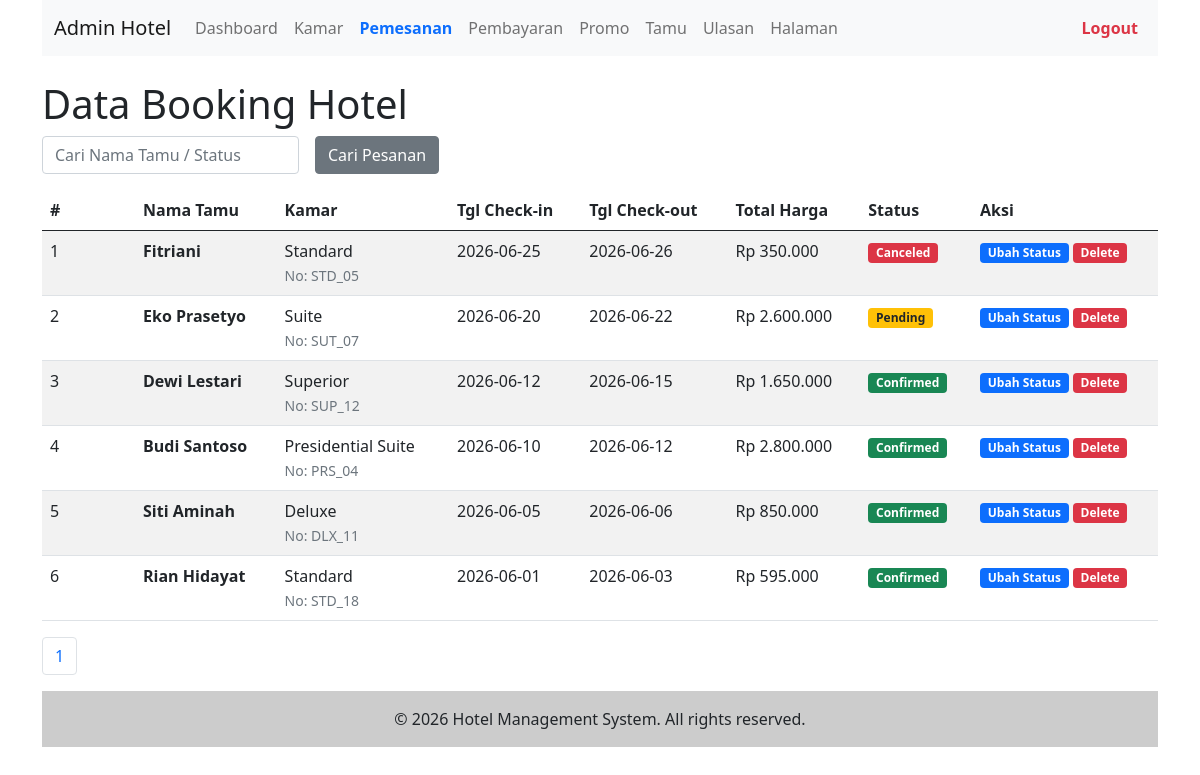
The page /admin/booking.php (signed in) on the database its author committed.
### tables this page shows
CREATE TABLE booking (
    id_booking INT AUTO_INCREMENT PRIMARY KEY,
    id_user INT NOT NULL,
    id_kamar INT NOT NULL,
    id_promo INT NULL,
    checkin DATE NOT NULL,
    checkout DATE NOT NULL,
    total_harga DECIMAL(12,2) NOT NULL,
    status VARCHAR(30) NOT NULL DEFAULT 'Pending',
    FOREIGN KEY (id_user) REFERENCES user(id_user) ON DELETE CASCADE,
    FOREIGN KEY (id_kamar) REFERENCES kamar(id_kamar) ON DELETE RESTRICT,
    FOREIGN KEY (id_promo) REFERENCES promo(id_promo) ON DELETE SET NULL
);

CREATE TABLE user (
    id_user INT AUTO_INCREMENT PRIMARY KEY,
    nama VARCHAR(100) NOT NULL,
    email VARCHAR(100) NOT NULL UNIQUE,
    password VARCHAR(100) NOT NULL,
    token_ganti_password VARCHAR(255) NULL,  
    no_hp VARCHAR(15)
);

CREATE TABLE tipe_kamar (
    id_tipe INT AUTO_INCREMENT PRIMARY KEY,
    nama_tipe VARCHAR(50) NOT NULL,
    harga DECIMAL(12,2) NOT NULL,
    stok INT NOT NULL DEFAULT 0,
    fasilitas TEXT,
    foto VARCHAR(255) NULL  
);

CREATE TABLE kamar (
    id_kamar INT AUTO_INCREMENT PRIMARY KEY,
    id_tipe INT NOT NULL,
    nomor_kamar VARCHAR(10) NOT NULL UNIQUE,
    status_kamar VARCHAR(20) NOT NULL DEFAULT 'Tersedia',
    FOREIGN KEY (id_tipe) REFERENCES tipe_kamar(id_tipe) ON DELETE RESTRICT
);

### admin/booking.php (the view, shortened to what this page needs)
<?php include("inc_header.php") ?>
<?php
$katakunci = (isset($_GET['katakunci'])) ? mysqli_real_escape_string($koneksi, $_GET['katakunci']) : "";
?>
<h1>Data Booking Hotel</h1>
<form class="row g-3" method="get">
    <div class="col-auto">
        <input type="text" class="form-control" placeholder="Cari Nama Tamu / Status" name="katakunci" value="<?php echo $katakunci ?>" />
    </div>
    <div class="col-auto">
        <input type="submit" name="cari" value="Cari Pesanan" class="btn btn-secondary" />
    </div>
</form>
<table class="table table-striped mt-3">
    <thead>
        <tr>
            <th class="col-1">#</th>
            <th>Nama Tamu</th>
            <th>Kamar</th>
            <th>Tgl Check-in</th>
            <th>Tgl Check-out</th>
            <th>Total Harga</th>
            <th>Status</th>
            <th class="col-2">Aksi</th>
        </tr>
    </thead>
    <tbody>
        <?php
        $sqltambahan = "";
        $per_halaman = 10;
        $sql1   = "select booking.*, user.nama, kamar.nomor_kamar, tipe_kamar.nama_tipe
                   from booking
                   left join user on booking.id_user = user.id_user
                   left join kamar on booking.id_kamar = kamar.id_kamar
                   left join tipe_kamar on kamar.id_tipe = tipe_kamar.id_tipe
                   $sqltambahan";
        $page   = isset($_GET['page'])?(int)$_GET['page']:1;
        $mulai  = ($page > 1) ? ($page * $per_halaman) - $per_halaman : 0;
        $q1     = mysqli_query($koneksi,$sql1);
        $total  = mysqli_num_rows($q1);
        $pages  = ceil($total / $per_halaman);
        $nomor  = $mulai + 1;
        $sql1   = $sql1." order by booking.id_booking desc limit $mulai,$per_halaman";
        $q1     = mysqli_query($koneksi, $sql1);
        while ($r1 = mysqli_fetch_array($q1)) {
        ?>
            <tr>
                <td><?php echo $nomor++ ?></td>
                <td><b><?php echo $r1['nama'] ?></b></td>
                <td>
                    <?php echo $r1['nama_tipe'] ?><br>
                    <small class="text-muted">No: <?php echo $r1['nomor_kamar'] ?? 'Belum diset' ?></small>
                </td>
                <td><?php echo $r1['checkin'] ?></td>
                <td><?php echo $r1['checkout'] ?></td>
                <td>Rp <?php echo number_format($r1['total_harga'], 0, ',', '.') ?></td>
                <td>
                    <?php
                    if($r1['status'] == 'Confirmed'){
                        echo '<span class="badge bg-success">Confirmed</span>';
                    } elseif($r1['status'] == 'Pending') {
                        echo '<span class="badge bg-warning text-dark">Pending</span>';
                    } elseif($r1['status'] == 'Canceled') {
                        echo '<span class="badge bg-danger">Canceled</span>';
                    } else {
                        echo '<span class="badge bg-secondary">'.$r1['status'].'</span>';
                    }
                    ?>
                </td>
                <td>
                    <a href="booking_edit.php?id=<?php echo $r1['id_booking']?>" class="text-decoration-none">
                        <span class="badge bg-primary">Ubah Status</span>
                    </a>
                    <a href="booking.php?op=delete&id=<?php echo $r1['id_booking'] ?>" class="text-decoration-none" onclick="return confirm('Hapus data pesanan ini secara permanen?')">
                        <span class="badge bg-danger">Delete</span>
                    </a>
                </td>
            </tr>
        <?php
        }
        ?>
    </tbody>
</table>
<nav aria-label="Page navigation example">
    <ul class="pagination">
        <?php
        $cari = isset($_GET['cari'])? $_GET['cari'] : "";
        for($i=1; $i <= $pages; $i++){
        ?>
            <li class="page-item">
                <a class="page-link" href="booking.php?katakunci=<?php echo $katakunci?>&cari=<?php echo $cari?>&page=<?php echo $i ?>"><?php echo $i ?></a>
            </li>
        <?php
        }
        ?>
    </ul>
</nav>
<?php include("inc_footer.php") ?>

### admin/inc_header.php (shortened to what this page needs)
<?php
$page_name = basename($_SERVER['PHP_SELF']);
?>
<!DOCTYPE html>
<html lang="en">
<head>
    <link href="https://cdn.jsdelivr.net/npm/bootstrap@5.0.2/dist/css/bootstrap.min.css" rel="stylesheet">
    <link href="https://cdn.jsdelivr.net/npm/summernote@0.9.0/dist/summernote.min.css" rel="stylesheet">
</head>
<body class="container">
    <header>
        <nav class="navbar navbar-expand-lg navbar-light bg-light mb-4">
            <div class="container-fluid">
                <a class="navbar-brand" href="index.php">Admin Hotel</a>
                <div class="collapse navbar-collapse" id="navbarNav">
                    <div class="navbar-nav">
                        <a class="nav-link <?php echo ($page_name == 'index.php') ? 'active fw-bold text-primary' : ''; ?>" href="index.php">Dashboard</a>
                        <a class="nav-link <?php echo ($page_name == 'kamar.php' || $page_name == 'kamar_input.php') ? 'active fw-bold text-primary' : ''; ?>" href="kamar.php">Kamar</a>
                        <a class="nav-link <?php echo ($page_name == 'booking.php' || $page_name == 'booking_edit.php') ? 'active fw-bold text-primary' : ''; ?>" href="booking.php">Pemesanan</a>
                        <a class="nav-link <?php echo ($page_name == 'pembayaran.php') ? 'active fw-bold text-primary' : ''; ?>" href="pembayaran.php">Pembayaran</a>
                        <a class="nav-link <?php echo ($page_name == 'promo.php' || $page_name == 'promo_input.php') ? 'active fw-bold text-primary' : ''; ?>" href="promo.php">Promo</a>
                        <a class="nav-link <?php echo ($page_name == 'user.php') ? 'active fw-bold text-primary' : ''; ?>" href="user.php">Tamu</a>
                        <a class="nav-link <?php echo ($page_name == 'review.php') ? 'active fw-bold text-primary' : ''; ?>" href="review.php">Ulasan</a>
                        <a class="nav-link <?php echo ($page_name == 'halaman.php' || $page_name == 'halaman_input.php') ? 'active fw-bold text-primary' : ''; ?>" href="halaman.php">Halaman</a>
                    </div>
                    <div class="navbar-nav ms-auto">
                        <a class="nav-link text-danger fw-bold" href="logout.php">Logout</a>
                    </div>
                </div>
            </div>
        </nav>
    </header>

### admin/inc_footer.php (shortened to what this page needs)
<footer class="bg-light">
    <div class="text-center p-3" style="background: #CCCCCC;">
        &copy; 2026 Hotel Management System. All rights reserved.
    </div>
</footer>
</body>
</html>

### rows shown on the page
booking: id_user.nama "Fitriani", tipe_kamar.nama_tipe "Standard", id_kamar.nomor_kamar "STD_05", checkin "2026-06-25", checkout "2026-06-26", total_harga "350.000", status "Canceled"
booking: id_user.nama "Eko Prasetyo", tipe_kamar.nama_tipe "Suite", id_kamar.nomor_kamar "SUT_07", checkin "2026-06-20", checkout "2026-06-22", total_harga "2.600.000", status "Pending"
booking: id_user.nama "Dewi Lestari", tipe_kamar.nama_tipe "Superior", id_kamar.nomor_kamar "SUP_12", checkin "2026-06-12", checkout "2026-06-15", total_harga "1.650.000", status "Confirmed"
booking: id_user.nama "Budi Santoso", tipe_kamar.nama_tipe "Presidential Suite", id_kamar.nomor_kamar "PRS_04", checkin "2026-06-10", checkout "2026-06-12", total_harga "2.800.000", status "Confirmed"
booking: id_user.nama "Siti Aminah", tipe_kamar.nama_tipe "Deluxe", id_kamar.nomor_kamar "DLX_11", checkin "2026-06-05", checkout "2026-06-06", total_harga "850.000", status "Confirmed"
booking: id_user.nama "Rian Hidayat", tipe_kamar.nama_tipe "Standard", id_kamar.nomor_kamar "STD_18", checkin "2026-06-01", checkout "2026-06-03", total_harga "595.000", status "Confirmed"
